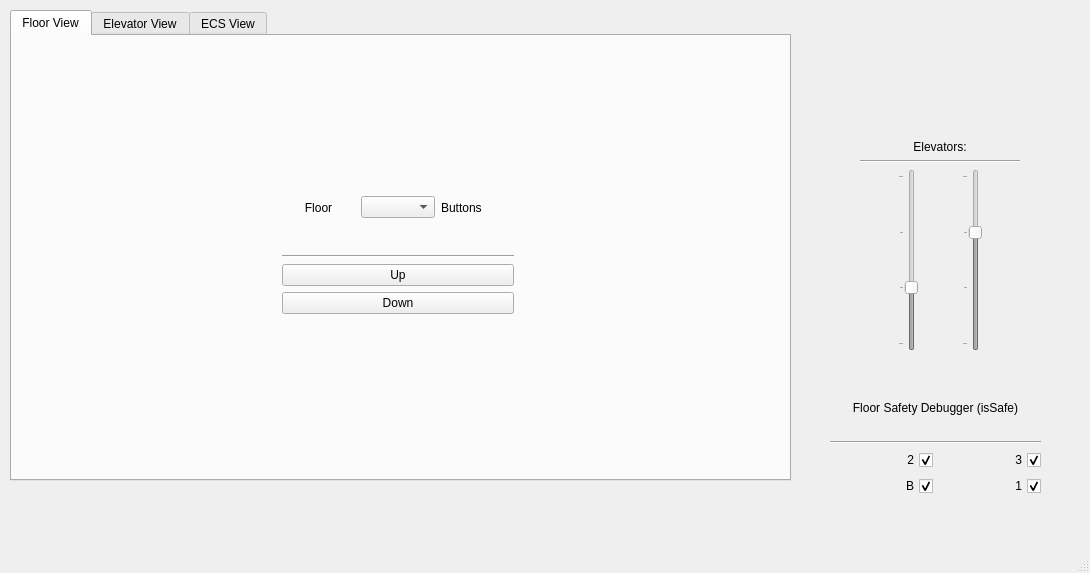
<?xml version="1.0" encoding="UTF-8"?>
<ui version="4.0">
 <class>MainWindow</class>
 <widget class="QMainWindow" name="MainWindow">
  <property name="geometry">
   <rect>
    <x>0</x>
    <y>0</y>
    <width>1090</width>
    <height>573</height>
   </rect>
  </property>
  <property name="windowTitle">
   <string>Elevator-System Simulation</string>
  </property>
  <widget class="QWidget" name="centralwidget">
   <widget class="QWidget" name="verticalLayoutWidget">
    <property name="geometry">
     <rect>
      <x>860</x>
      <y>140</y>
      <width>160</width>
      <height>211</height>
     </rect>
    </property>
    <layout class="QVBoxLayout" name="ElevatorDisplay">
     <item>
      <widget class="QLabel" name="EDTitle">
       <property name="text">
        <string>Elevators:</string>
       </property>
       <property name="alignment">
        <set>Qt::AlignCenter</set>
       </property>
      </widget>
     </item>
     <item>
      <widget class="Line" name="EDLine">
       <property name="orientation">
        <enum>Qt::Horizontal</enum>
       </property>
      </widget>
     </item>
     <item>
      <layout class="QHBoxLayout" name="Elevators">
       <item>
        <widget class="QSlider" name="Elevator0">
         <property name="enabled">
          <bool>false</bool>
         </property>
         <property name="minimum">
          <number>0</number>
         </property>
         <property name="maximum">
          <number>3</number>
         </property>
         <property name="value">
          <number>1</number>
         </property>
         <property name="sliderPosition">
          <number>1</number>
         </property>
         <property name="tracking">
          <bool>true</bool>
         </property>
         <property name="orientation">
          <enum>Qt::Vertical</enum>
         </property>
         <property name="tickPosition">
          <enum>QSlider::TicksAbove</enum>
         </property>
         <property name="tickInterval">
          <number>1</number>
         </property>
        </widget>
       </item>
       <item>
        <widget class="QSlider" name="Elevator1">
         <property name="enabled">
          <bool>false</bool>
         </property>
         <property name="maximum">
          <number>3</number>
         </property>
         <property name="singleStep">
          <number>1</number>
         </property>
         <property name="value">
          <number>2</number>
         </property>
         <property name="sliderPosition">
          <number>2</number>
         </property>
         <property name="orientation">
          <enum>Qt::Vertical</enum>
         </property>
         <property name="tickPosition">
          <enum>QSlider::TicksAbove</enum>
         </property>
         <property name="tickInterval">
          <number>1</number>
         </property>
        </widget>
       </item>
      </layout>
     </item>
    </layout>
   </widget>
   <widget class="QTabWidget" name="tabWidget">
    <property name="geometry">
     <rect>
      <x>10</x>
      <y>10</y>
      <width>781</width>
      <height>471</height>
     </rect>
    </property>
    <property name="currentIndex">
     <number>0</number>
    </property>
    <widget class="QWidget" name="tbFlrV">
     <attribute name="title">
      <string>Floor View</string>
     </attribute>
     <widget class="QWidget" name="verticalLayoutWidget_6">
      <property name="geometry">
       <rect>
        <x>270</x>
        <y>130</y>
        <width>232</width>
        <height>148</height>
       </rect>
      </property>
      <layout class="QVBoxLayout" name="FloorControlPanel">
       <item>
        <layout class="QHBoxLayout" name="FCPTitle">
         <item>
          <widget class="QLabel" name="FCPTItle1">
           <property name="text">
            <string>Floor</string>
           </property>
           <property name="alignment">
            <set>Qt::AlignCenter</set>
           </property>
          </widget>
         </item>
         <item>
          <widget class="QComboBox" name="cboFloors"/>
         </item>
         <item>
          <widget class="QLabel" name="FCPTitle2">
           <property name="text">
            <string>Buttons</string>
           </property>
          </widget>
         </item>
        </layout>
       </item>
       <item>
        <widget class="Line" name="FCPLine">
         <property name="orientation">
          <enum>Qt::Horizontal</enum>
         </property>
        </widget>
       </item>
       <item>
        <widget class="QPushButton" name="btnUp">
         <property name="text">
          <string>Up</string>
         </property>
        </widget>
       </item>
       <item>
        <widget class="QPushButton" name="btnDown">
         <property name="text">
          <string>Down</string>
         </property>
        </widget>
       </item>
      </layout>
     </widget>
    </widget>
    <widget class="QWidget" name="tbElevV">
     <attribute name="title">
      <string>Elevator View</string>
     </attribute>
     <widget class="QWidget" name="verticalLayoutWidget_2">
      <property name="geometry">
       <rect>
        <x>170</x>
        <y>50</y>
        <width>403</width>
        <height>328</height>
       </rect>
      </property>
      <layout class="QVBoxLayout" name="ElevatorControlPanel">
       <item>
        <layout class="QHBoxLayout" name="ECPTitle">
         <item>
          <widget class="QLabel" name="ECPTitle1">
           <property name="maximumSize">
            <size>
             <width>16777215</width>
             <height>30</height>
            </size>
           </property>
           <property name="text">
            <string>Elevator</string>
           </property>
           <property name="alignment">
            <set>Qt::AlignCenter</set>
           </property>
          </widget>
         </item>
         <item>
          <widget class="QComboBox" name="cboElevators"/>
         </item>
         <item>
          <widget class="QLabel" name="ECPTitle2">
           <property name="text">
            <string>Control Panel </string>
           </property>
          </widget>
         </item>
        </layout>
       </item>
       <item>
        <widget class="QLabel" name="ECPFloor">
         <property name="text">
          <string>Current Floor: X</string>
         </property>
         <property name="alignment">
          <set>Qt::AlignCenter</set>
         </property>
        </widget>
       </item>
       <item>
        <widget class="Line" name="ECPLine">
         <property name="orientation">
          <enum>Qt::Horizontal</enum>
         </property>
        </widget>
       </item>
       <item>
        <layout class="QHBoxLayout" name="ECPOptions">
         <item>
          <layout class="QVBoxLayout" name="ECPPassengerView">
           <item>
            <widget class="QLabel" name="ECPPVTitle">
             <property name="maximumSize">
              <size>
               <width>16777215</width>
               <height>30</height>
              </size>
             </property>
             <property name="text">
              <string>Passenger View</string>
             </property>
             <property name="alignment">
              <set>Qt::AlignCenter</set>
             </property>
            </widget>
           </item>
           <item>
            <widget class="Line" name="ECPPVLine">
             <property name="orientation">
              <enum>Qt::Horizontal</enum>
             </property>
            </widget>
           </item>
           <item>
            <layout class="QGridLayout" name="ECPPVFloors">
             <item row="1" column="0">
              <widget class="QRadioButton" name="rdo0">
               <property name="layoutDirection">
                <enum>Qt::RightToLeft</enum>
               </property>
               <property name="text">
                <string>B</string>
               </property>
               <property name="autoExclusive">
                <bool>false</bool>
               </property>
              </widget>
             </item>
             <item row="1" column="1">
              <widget class="QRadioButton" name="rdo1">
               <property name="layoutDirection">
                <enum>Qt::RightToLeft</enum>
               </property>
               <property name="text">
                <string>1</string>
               </property>
               <property name="autoExclusive">
                <bool>false</bool>
               </property>
              </widget>
             </item>
             <item row="0" column="0">
              <widget class="QRadioButton" name="rdo2">
               <property name="enabled">
                <bool>true</bool>
               </property>
               <property name="layoutDirection">
                <enum>Qt::RightToLeft</enum>
               </property>
               <property name="text">
                <string>2</string>
               </property>
               <property name="checkable">
                <bool>true</bool>
               </property>
               <property name="checked">
                <bool>false</bool>
               </property>
               <property name="autoRepeat">
                <bool>false</bool>
               </property>
               <property name="autoExclusive">
                <bool>false</bool>
               </property>
              </widget>
             </item>
             <item row="0" column="1">
              <widget class="QRadioButton" name="rdo3">
               <property name="layoutDirection">
                <enum>Qt::RightToLeft</enum>
               </property>
               <property name="text">
                <string>3</string>
               </property>
               <property name="autoExclusive">
                <bool>false</bool>
               </property>
              </widget>
             </item>
            </layout>
           </item>
           <item>
            <layout class="QHBoxLayout" name="ECPPVDoor">
             <item>
              <widget class="QRadioButton" name="btnOpen">
               <property name="layoutDirection">
                <enum>Qt::RightToLeft</enum>
               </property>
               <property name="text">
                <string>Open</string>
               </property>
               <property name="autoExclusive">
                <bool>false</bool>
               </property>
              </widget>
             </item>
             <item>
              <widget class="QRadioButton" name="btnClose">
               <property name="layoutDirection">
                <enum>Qt::RightToLeft</enum>
               </property>
               <property name="text">
                <string>Close</string>
               </property>
               <property name="autoExclusive">
                <bool>false</bool>
               </property>
              </widget>
             </item>
            </layout>
           </item>
           <item>
            <widget class="QRadioButton" name="btnHelp">
             <property name="layoutDirection">
              <enum>Qt::RightToLeft</enum>
             </property>
             <property name="text">
              <string>Help</string>
             </property>
             <property name="autoExclusive">
              <bool>false</bool>
             </property>
            </widget>
           </item>
          </layout>
         </item>
         <item>
          <widget class="Line" name="ECPODivisor">
           <property name="orientation">
            <enum>Qt::Vertical</enum>
           </property>
          </widget>
         </item>
         <item>
          <layout class="QVBoxLayout" name="ECPDebug">
           <item>
            <widget class="QLabel" name="ECPDebugTitle">
             <property name="maximumSize">
              <size>
               <width>16777215</width>
               <height>30</height>
              </size>
             </property>
             <property name="text">
              <string>Debug</string>
             </property>
             <property name="alignment">
              <set>Qt::AlignCenter</set>
             </property>
            </widget>
           </item>
           <item>
            <widget class="Line" name="ECPDebugLine">
             <property name="orientation">
              <enum>Qt::Horizontal</enum>
             </property>
            </widget>
           </item>
           <item>
            <layout class="QVBoxLayout" name="ECPDebugControls">
             <item>
              <widget class="QLabel" name="lblWeight">
               <property name="maximumSize">
                <size>
                 <width>16777215</width>
                 <height>30</height>
                </size>
               </property>
               <property name="text">
                <string>Weight:</string>
               </property>
              </widget>
             </item>
             <item>
              <widget class="QSlider" name="sldrWeight">
               <property name="minimum">
                <number>50</number>
               </property>
               <property name="maximum">
                <number>750</number>
               </property>
               <property name="orientation">
                <enum>Qt::Horizontal</enum>
               </property>
              </widget>
             </item>
             <item>
              <widget class="QCheckBox" name="chkDoorObs">
               <property name="text">
                <string>Door Obstacle</string>
               </property>
              </widget>
             </item>
             <item>
              <widget class="QCheckBox" name="chkFireElev">
               <property name="text">
                <string>Fire (src: elevator)</string>
               </property>
              </widget>
             </item>
            </layout>
           </item>
          </layout>
         </item>
        </layout>
       </item>
      </layout>
     </widget>
    </widget>
    <widget class="QWidget" name="tbECSV">
     <attribute name="title">
      <string>ECS View</string>
     </attribute>
     <widget class="QWidget" name="verticalLayoutWidget_4">
      <property name="geometry">
       <rect>
        <x>270</x>
        <y>60</y>
        <width>160</width>
        <height>80</height>
       </rect>
      </property>
      <layout class="QVBoxLayout" name="Strategies">
       <item>
        <widget class="QLabel" name="StratsTitle">
         <property name="text">
          <string>Strategy</string>
         </property>
         <property name="alignment">
          <set>Qt::AlignCenter</set>
         </property>
        </widget>
       </item>
       <item>
        <widget class="Line" name="StratsLine">
         <property name="orientation">
          <enum>Qt::Horizontal</enum>
         </property>
        </widget>
       </item>
       <item>
        <widget class="QComboBox" name="cboStrats">
         <property name="editable">
          <bool>false</bool>
         </property>
        </widget>
       </item>
      </layout>
     </widget>
     <widget class="QCheckBox" name="chkFireBuld">
      <property name="geometry">
       <rect>
        <x>50</x>
        <y>60</y>
        <width>151</width>
        <height>26</height>
       </rect>
      </property>
      <property name="text">
       <string>Fire (src: building)</string>
      </property>
     </widget>
     <widget class="QCheckBox" name="chkPowerOut">
      <property name="geometry">
       <rect>
        <x>50</x>
        <y>100</y>
        <width>93</width>
        <height>26</height>
       </rect>
      </property>
      <property name="text">
       <string>Power Out</string>
      </property>
     </widget>
    </widget>
   </widget>
   <widget class="QWidget" name="verticalLayoutWidget_3">
    <property name="geometry">
     <rect>
      <x>830</x>
      <y>380</y>
      <width>211</width>
      <height>116</height>
     </rect>
    </property>
    <layout class="QVBoxLayout" name="FSD">
     <item>
      <widget class="QLabel" name="FSDTitle">
       <property name="text">
        <string>Floor Safety Debugger (isSafe)</string>
       </property>
       <property name="alignment">
        <set>Qt::AlignCenter</set>
       </property>
      </widget>
     </item>
     <item>
      <widget class="Line" name="FSDLine">
       <property name="orientation">
        <enum>Qt::Horizontal</enum>
       </property>
      </widget>
     </item>
     <item>
      <layout class="QGridLayout" name="FSDCheckBoxes">
       <item row="0" column="1">
        <widget class="QCheckBox" name="chk3">
         <property name="layoutDirection">
          <enum>Qt::RightToLeft</enum>
         </property>
         <property name="text">
          <string>3</string>
         </property>
         <property name="checked">
          <bool>true</bool>
         </property>
        </widget>
       </item>
       <item row="0" column="0">
        <widget class="QCheckBox" name="chk2">
         <property name="layoutDirection">
          <enum>Qt::RightToLeft</enum>
         </property>
         <property name="text">
          <string>2</string>
         </property>
         <property name="checked">
          <bool>true</bool>
         </property>
        </widget>
       </item>
       <item row="1" column="0">
        <widget class="QCheckBox" name="chkB">
         <property name="layoutDirection">
          <enum>Qt::RightToLeft</enum>
         </property>
         <property name="text">
          <string>B</string>
         </property>
         <property name="checked">
          <bool>true</bool>
         </property>
        </widget>
       </item>
       <item row="1" column="1">
        <widget class="QCheckBox" name="chk1">
         <property name="layoutDirection">
          <enum>Qt::RightToLeft</enum>
         </property>
         <property name="text">
          <string>1</string>
         </property>
         <property name="checked">
          <bool>true</bool>
         </property>
        </widget>
       </item>
      </layout>
     </item>
    </layout>
   </widget>
  </widget>
  <widget class="QMenuBar" name="menubar">
   <property name="geometry">
    <rect>
     <x>0</x>
     <y>0</y>
     <width>1090</width>
     <height>25</height>
    </rect>
   </property>
  </widget>
  <widget class="QStatusBar" name="statusbar"/>
 </widget>
 <resources/>
 <connections/>
</ui>
